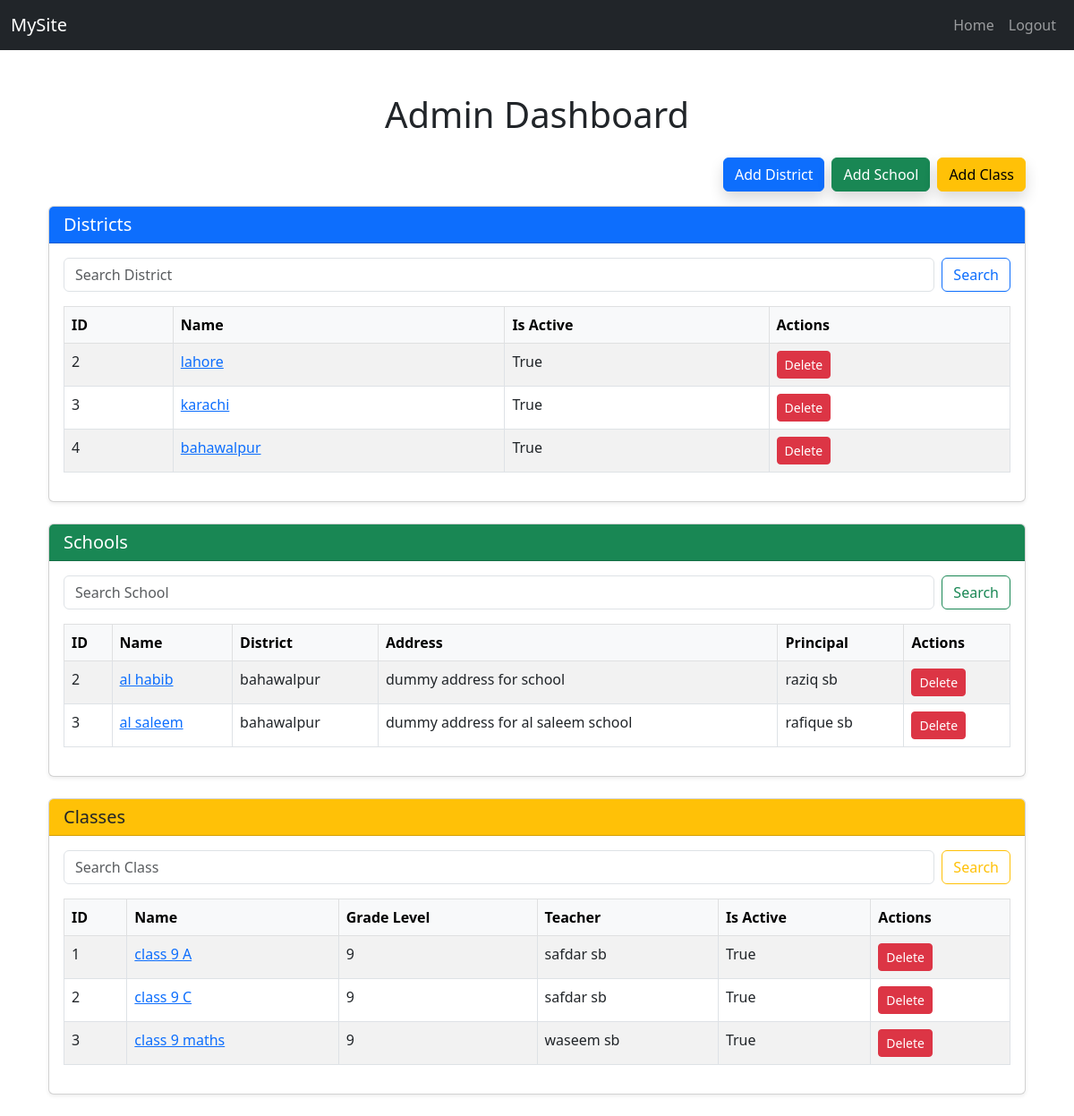
/user/admin/dashboard/ (signed in), run on the app's committed database.
### school/models.py (models this page shows, shortened)
class District(models.Model):
    id = models.AutoField(primary_key=True)
    name = models.CharField(max_length=255, unique=True, verbose_name="District Name")
    create_time = models.DateTimeField(auto_now_add=True, verbose_name="Created At")
    is_active = models.BooleanField(default=True, verbose_name="Is Active")
    def __str__(self):
        return self.name

class School(models.Model):
    id = models.AutoField(primary_key = True)
    name = models.CharField(max_length=255, unique=True, verbose_name="School")
    address = models.TextField(verbose_name="Address")
    principal = models.CharField(max_length=255)
    district = models.ForeignKey(District, on_delete=CASCADE, related_name="school_district")
    created_at = models.DateTimeField(auto_now_add=True)
    is_active = models.BooleanField(default=True, verbose_name="Is Active")
    def __str__(self):
        return self.name

class ClassRoom(models.Model):
    name = models.CharField(max_length=100)
    grade_level= models.IntegerField(validators=[validate_grade_level])
    school = models.ForeignKey(School, on_delete=models.CASCADE, related_name='classes')
    assigned_teacher = models.ForeignKey(
        User,
        on_delete=models.SET_NULL,
        null=True,
        blank=True,
        limit_choices_to={'role': 'teacher'},
        related_name='teaching_classes'
    )
    students = models.ManyToManyField(
        User,
        blank=True,
        limit_choices_to={'role': 'student'},
        related_name='enrolled_classes'
    )
    is_active = models.BooleanField(default=True, verbose_name="Is Active")
    created_at = models.DateTimeField(auto_now_add=True)
    class Meta:
        unique_together = ('name', 'school')  #here ensuring classname should be unique, we fullfilled one section or multiple section requirements here

### users/models.py (models this page shows)
class User(AbstractBaseUser, PermissionsMixin):
    ROLE_CHOICES = [
        ('admin', 'Admin'),
        ('teacher', 'Teacher'),
        ('student', 'Student'),
    ]
    email = models.EmailField(unique=True)
    full_name = models.CharField(max_length=255)
    is_active = models.BooleanField(default=True)
    is_staff = models.BooleanField(default=False)
    role = models.CharField(max_length=20, choices=ROLE_CHOICES, default='student')
    date_joined = models.DateTimeField(auto_now_add=True)
    objects = CustomUserManager()
    USERNAME_FIELD = 'email'
    REQUIRED_FIELDS = ['full_name']
    def __str__(self):
        return self.email
    def get_full_name(self):
        return self.full_name

### users/views.py (the view)
# urls.py: path('admin/dashboard/', views.admin_dashboard, name='admin_dashboard'),
@admin_required
def admin_dashboard(request):
    districts = District.objects.all()
    schools = School.objects.all()
    classes = ClassRoom.objects.all()
    district_form = DistrictForm()
    school_form = SchoolForm()
    class_form = ClassForm()
    district_search_query = request.GET.get('district_search')
    if district_search_query:
        districts = districts.filter(name__icontain=district_search_query)
    school_search_query = request.GET.get('school_search')
    if school_search_query:
        schools = schools.filter(name__icontain = school_search_query)
    class_search_query = request.GET.get('class_search')
    if class_search_query:
        classes = classes.filter(name__icontain = class_search_query)
    selected_district_id = request.GET.get('district_id')
    if selected_district_id:
        schools = schools.filter(district_id = selected_district_id)
    if request.method == 'POST' and 'add_district' in request.POST:
        district_form = DistrictForm(request.POST)
        if district_form.is_valid():
            district_form.save()
            return redirect('admin_dashboard')
    if request.method == 'POST' and 'add_school' in request.POST:
        school_form = SchoolForm(request.POST)
        if school_form:
            school_form.save()
            return redirect('admin_dashboard')
    selected_school_id = request.GET.get('school_id')
    if selected_school_id:
        classes = classes.filter(school_id = selected_school_id)
    if request.method == 'POST' and 'add_class' in request.POST:
        class_form = ClassForm(request.POST)
        if class_form.is_valid():
            class_form.save()
            return redirect('admin_dashboard')
    context = {
        'districts': districts,
        'schools': schools,
        'district_form':district_form,
        'school_form': school_form,
        'selected_district_id':selected_district_id,
        'classes': classes,
        'class_form': class_form,
        'selected_school_id': selected_school_id
    }
    return render(request, 'admin_dashboard.html', context)

### school/forms.py
class DistrictForm(forms.ModelForm):
    class Meta:
        model = District
        fields = ['name', 'is_active']

class SchoolForm(forms.ModelForm):
    class Meta:
        model = School
        fields = ['name', 'address','district', 'principal', 'is_active']

### users/templates/admin_dashboard.html (shortened to what this page needs)
{% extends 'base.html' %}
{% block content %}
<div class="container mt-5">
    <h1 class="text-center mb-4">Admin Dashboard</h1>
    <div class="d-flex justify-content-end mb-3 gap-2">
        <button class="btn btn-primary shadow" data-bs-toggle="modal" data-bs-target="#addDistrictModal">Add District</button>
        <button class="btn btn-success shadow" data-bs-toggle="modal" data-bs-target="#addSchoolModal">Add School</button>
        <button class="btn btn-warning shadow" data-bs-toggle="modal" data-bs-target="#addClassModal">Add Class</button>
    </div>
    <div class="card shadow-sm mb-4">
        <div class="card-header bg-primary text-white">
            <h5 class="mb-0">Districts</h5>
        </div>
        <div class="card-body">
            <form method="get" class="mb-3 d-flex gap-2">
                <input type="text" name="district_search" class="form-control" placeholder="Search District" value="{{ request.GET.district_search }}">
                <button type="submit" class="btn btn-outline-primary">Search</button>
            </form>
            <table class="table table-bordered table-hover table-striped">
                <thead class="table-light">
                    <tr>
                        <th>ID</th>
                        <th>Name</th>
                        <th>Is Active</th>
                        <th>Actions</th>
                    </tr>
                </thead>
                <tbody>
                    {% for district in districts %}
                    <tr>
                        <td>{{ district.id }}</td>
                        <td><a href="{% url 'admin_dashboard' %}?district_id={{ district.id }}">{{ district.name }}</a></td>
                        <td>{{ district.is_active }}</td>
                        <td><a href="{% url 'delete_district' district.id %}" class="btn btn-sm btn-danger">Delete</a></td>
                    </tr>
                    {% empty %}
                    <tr><td colspan="4" class="text-center">No District Found</td></tr>
                    {% endfor %}
                </tbody>
            </table>
        </div>
    </div>
    <div class="card shadow-sm mb-4">
        <div class="card-header bg-success text-white">
            <h5 class="mb-0">Schools {% if selected_district_id %}(Filtered by District ID {{ selected_district_id }}){% endif %}</h5>
        </div>
        <div class="card-body">
            <form method="get" class="mb-3 d-flex gap-2">
                <input type="text" name="school_search" class="form-control" placeholder="Search School" value="{{ request.GET.school_search }}">
                <button type="submit" class="btn btn-outline-success">Search</button>
            </form>
            <table class="table table-bordered table-hover table-striped">
                <thead class="table-light">
                    <tr>
                        <th>ID</th>
                        <th>Name</th>
                        <th>District</th>
                        <th>Address</th>
                        <th>Principal</th>
                        <th>Actions</th>
                    </tr>
                </thead>
                <tbody>
                    {% for school in schools %}
                    <tr>
                        <td>{{ school.id }}</td>
                        <td><a href="{% url 'admin_dashboard' %}?school_id={{ school.id }}&district_id={{ school.district.id }}">{{ school.name }}</a></td>
                        <td>{{ school.district.name }}</td>
                        <td>{{ school.address }}</td>
                        <td>{{ school.principal }}</td>
                        <td><a href="{% url 'delete_school' school.id %}" class="btn btn-sm btn-danger">Delete</a></td>
                    </tr>
                    {% empty %}
                    <tr><td colspan="6" class="text-center">No Schools Found</td></tr>
                    {% endfor %}
                </tbody>
            </table>
        </div>
    </div>
    <div class="card shadow-sm mb-4">
        <div class="card-header bg-warning text-dark">
            <h5 class="mb-0">Classes {% if selected_school_id %}(Filtered by School ID {{ selected_school_id }}){% endif %}</h5>
        </div>
        <div class="card-body">
            <form method="get" class="mb-3 d-flex gap-2">
                <input type="text" name="class_search" class="form-control" placeholder="Search Class" value="{{ request.GET.class_search }}">
                <button type="submit" class="btn btn-outline-warning">Search</button>
            </form>
            <table class="table table-bordered table-hover table-striped">
                <thead class="table-light">
                    <tr>
                        <th>ID</th>
                        <th>Name</th>
                        <th>Grade Level</th>
                        <th>Teacher</th>
                        <th>Is Active</th>
                        <th>Actions</th>
                    </tr>
                </thead>
                <tbody>
                    {% for class_ in classes %}
                    <tr>
                        <td>{{ class_.id }}</td>
                        <td>
                            <a href="#" data-bs-toggle="modal" data-bs-target="#classDetailModal{{ class_.id }}">
                                {{ class_.name }}
                            </a>
                        </td>
                        <td>{{ class_.grade_level }}</td>
                        <td>{{ class_.assigned_teacher.get_full_name }}</td>
                        <td>{{ class_.is_active }}</td>
                        <td><a href="{% url 'delete_class' class_.id %}" class="btn btn-sm btn-danger">Delete</a></td>
                    </tr>
                    {% empty %}
                    <tr><td colspan="6" class="text-center">No Classes Found</td></tr>
                    {% endfor %}
                </tbody>
            </table>
        </div>
    </div>
</div>
{% endblock %}

### data on the page
District: id "2", name "lahore", is_active "True"
District: id "3", name "karachi", is_active "True"
District: id "4", name "bahawalpur", is_active "True"
School: id "2", name "al habib", district.name "bahawalpur", address "dummy address for school", principal "raziq sb"
School: id "3", name "al saleem", district.name "bahawalpur", address "dummy address for al saleem school", principal "rafique sb"
ClassRoom: id "1", name "class 9 A", grade_level "9", assigned_teacher.get_full_name "safdar sb", is_active "True"
ClassRoom: id "2", name "class 9 C", grade_level "9", assigned_teacher.get_full_name "safdar sb", is_active "True"
ClassRoom: id "3", name "class 9 maths", grade_level "9", assigned_teacher.get_full_name "waseem sb", is_active "True"
